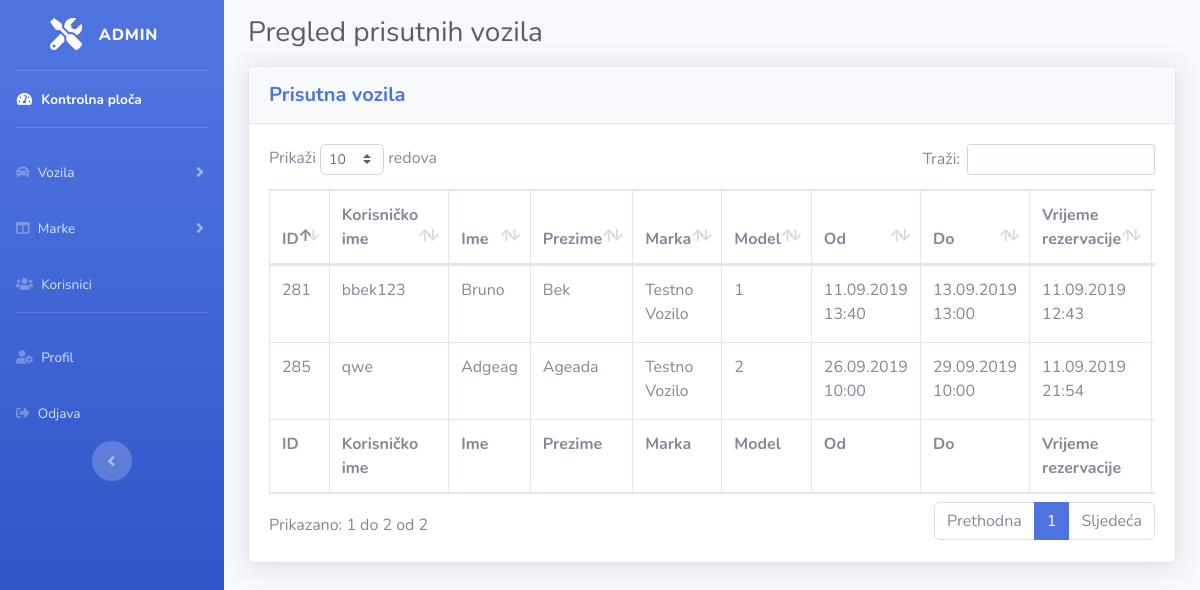
Page /iznajmljivanjeVozila/admin/prisutna-vozila.php (signed in) on the committed database.
### tables this page shows
CREATE TABLE `rezervacije` (
  `id` int(11) NOT NULL AUTO_INCREMENT,
  `korisnikId` int(11) NOT NULL,
  `voziloId` int(11) NOT NULL,
  `vrijemeOd` timestamp NOT NULL,
  `vrijemeDo` timestamp NOT NULL,
  `sveukupnoZaPlacanje` decimal(11,2) NOT NULL,
  `naplatniKod` text NOT NULL,
  `vremenskoStanje` varchar(15) DEFAULT NULL,
  `odsutno` tinyint(1) NOT NULL DEFAULT '0',
  `vrijemeRezervacije` timestamp NOT NULL DEFAULT CURRENT_TIMESTAMP,
  PRIMARY KEY (`id`),
  KEY `korisnikId` (`korisnikId`),
  KEY `voziloId` (`voziloId`)
);

CREATE TABLE `korisnici` (
  `id` int(11) NOT NULL AUTO_INCREMENT,
  `korisnickoIme` varchar(25) NOT NULL,
  `ime` varchar(35) NOT NULL,
  `prezime` varchar(35) NOT NULL,
  `email` varchar(120) NOT NULL,
  `lozinka` text NOT NULL,
  `admin` tinyint(1) NOT NULL DEFAULT '0',
  `vrijemeRegistracije` timestamp NOT NULL DEFAULT CURRENT_TIMESTAMP,
  PRIMARY KEY (`id`),
  UNIQUE KEY `korisnickoIme` (`korisnickoIme`),
  UNIQUE KEY `email` (`email`)
);

CREATE TABLE `marke` (
  `id` int(11) NOT NULL AUTO_INCREMENT,
  `marka` varchar(50) NOT NULL,
  `vrijemeDodavanja` timestamp NOT NULL DEFAULT CURRENT_TIMESTAMP,
  PRIMARY KEY (`id`),
  UNIQUE KEY `marka` (`marka`)
);

CREATE TABLE `vozila` (
  `id` int(11) NOT NULL AUTO_INCREMENT,
  `markaId` int(11) NOT NULL,
  `model` varchar(50) NOT NULL,
  `opis` text,
  `cijenaPoDanu` decimal(11,2) NOT NULL,
  `godinaProizvodnje` int(11) NOT NULL,
  `prijedeniKilometri` int(11) NOT NULL,
  `motor` varchar(50) NOT NULL,
  `brojSjedala` int(2) NOT NULL,
  `klimaUredaj` tinyint(1) DEFAULT '0',
  `usb` tinyint(1) DEFAULT '0',
  `radio` tinyint(1) DEFAULT '0',
  `navigacija` tinyint(1) DEFAULT '0',
  `vrijemeDodavanja` timestamp NOT NULL DEFAULT CURRENT_TIMESTAMP,
  PRIMARY KEY (`id`),
  KEY `markaId` (`markaId`)
);

### iznajmljivanjeVozila/admin/includes/baza.php (called while the page is built, shortened)
<?php
class Baza {
    private function konekcija()
    {
        $conn = new mysqli(SERVER, USERNAME, PASSWORD, DBNAME);
        $conn->set_charset('utf8');
        return $conn;
    }
    function dohvatiPrisutnaVozila()
    {
        $conn = $this->konekcija();
        $stmt = $conn->prepare("SELECT rezervacije.id, korisnickoIme, ime, prezime, marke.marka, model, vrijemeOd, vrijemeDo, vrijemeRezervacije FROM rezervacije JOIN vozila ON vozila.id=rezervacije.voziloId JOIN marke ON marke.id=vozila.markaId JOIN korisnici ON korisnici.id = rezervacije.korisnikId WHERE odsutno = 0;");
        $stmt->execute();
        $result = $stmt->get_result();
        if ($result->num_rows > 0) {
            while($row = $result->fetch_assoc()) {
                $podaci[] = $row;
            }
        } else {
            $podaci = [];
        }
        return $podaci;
    }
}
?>

### iznajmljivanjeVozila/admin/prisutna-vozila.php (the view, shortened to what this page needs)
<?php
    if(isset($_SESSION["role"]) && $_SESSION["role"] == "admin")
    {
        include("includes/baza.php");
        $baza = new Baza();
    }
    else {
        header("Location: ../prijava.php");
        exit;
    }
?>
<?php
    include("includes/header.php");
    $prisutnaVozila = $baza->dohvatiPrisutnaVozila();
?>
<h1 class="h3 my-3 text-gray-800">Pregled prisutnih vozila</h1>
<div class="card shadow mb-4">
  <div class="card-header py-3">
    <h5 class="m-0 font-weight-bold text-primary">Prisutna vozila</h5>
  </div>
  <div class="card-body">
    <div class="table-responsive">
      <table class="table table-bordered" id="dataTableOdsutnaVozila" width="100%" cellspacing="0">
        <thead>
          <tr>
            <th>ID</th>
            <th>Korisničko ime</th>
            <th>Ime</th>
            <th>Prezime</th>
            <th>Marka</th>
            <th>Model</th>
            <th>Od</th>
            <th>Do</th>
            <th>Vrijeme rezervacije</th>
            <th>Akcija</th>
          </tr>
        </thead>
        <tfoot>
          <tr>
            <th>ID</th>
            <th>Korisničko ime</th>
            <th>Ime</th>
            <th>Prezime</th>
            <th>Marka</th>
            <th>Model</th>
            <th>Od</th>
            <th>Do</th>
            <th>Vrijeme rezervacije</th>
            <th>Akcija</th>
          </tr>
        </tfoot>
        <tbody>
            <?php
            foreach($prisutnaVozila as $prisutnoVozilo)
            {
            ?>
                <tr>
                    <td><?php echo $prisutnoVozilo["id"]; ?></td>
                    <td><?php echo $prisutnoVozilo["korisnickoIme"]; ?></td>
                    <td><?php echo $prisutnoVozilo["ime"]; ?></td>
                    <td><?php echo $prisutnoVozilo["prezime"]; ?></td>
                    <td><?php echo $prisutnoVozilo["marka"]; ?></td>
                    <td><?php echo $prisutnoVozilo["model"]; ?></td>
                    <td><?php echo date("d.m.Y H:i", strtotime($prisutnoVozilo["vrijemeOd"])); ?></td>
                    <td><?php echo date("d.m.Y H:i", strtotime($prisutnoVozilo["vrijemeDo"])); ?></td>
                    <td><?php echo date("d.m.Y H:i", strtotime($prisutnoVozilo["vrijemeRezervacije"])); ?></td>
                    <td>
                    </td>
                </tr>
            <?php
            }
            ?>
        </tbody>
      </table>
    </div>
  </div>
</div>
<?php include("includes/footer.php"); ?>

### rows in the picture
rezervacije: id "285", korisnici.korisnickoIme "qwe", korisnici.ime "Adgeag", korisnici.prezime "Ageada", marke.marka "Testno Vozilo", vozila.model "2", vrijemeOd "26.09.2019 10:00", vrijemeDo "29.09.2019 10:00", vrijemeRezervacije "11.09.2019 21:54"
rezervacije: id "281", korisnici.korisnickoIme "bbek123", korisnici.ime "Bruno", korisnici.prezime "Bek", marke.marka "Testno Vozilo", vozila.model "1", vrijemeOd "11.09.2019 13:40", vrijemeDo "13.09.2019 13:00", vrijemeRezervacije "11.09.2019 12:43"
